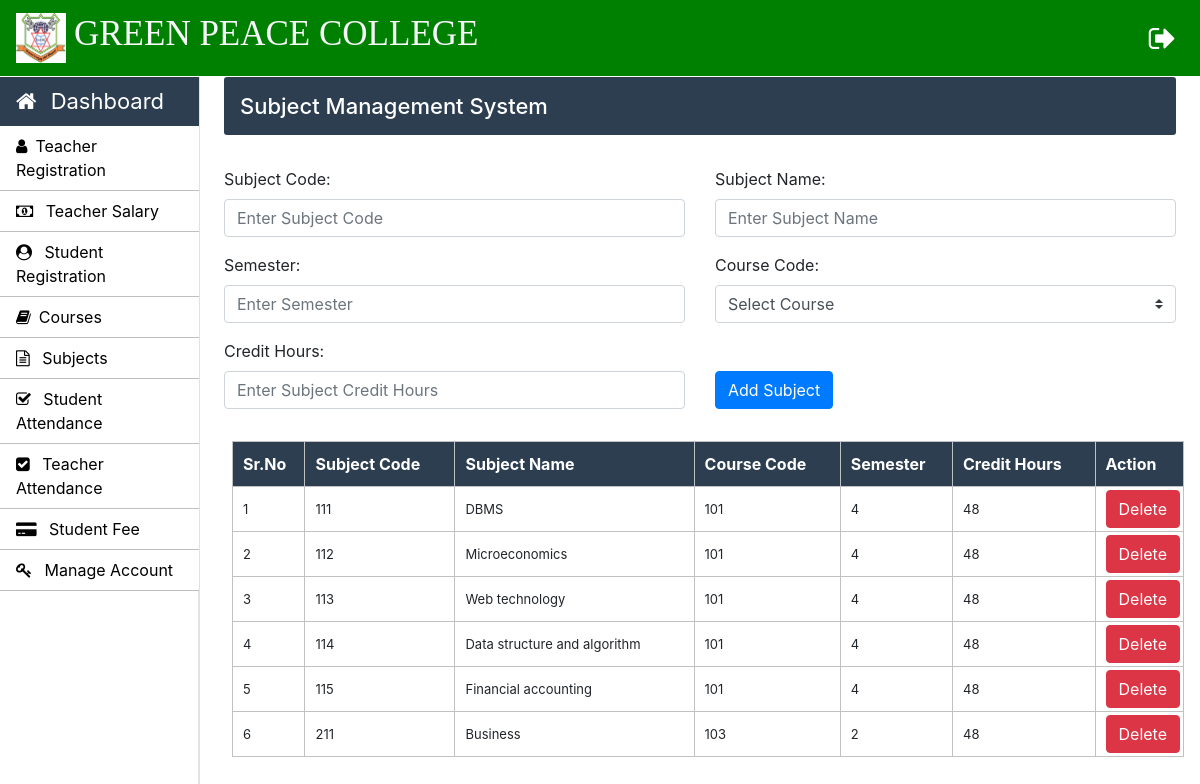
/Admin/subjects.php (signed in), run on the app's committed database.
### tables this page shows
CREATE TABLE `course_subjects` (
  `subject_code` varchar(10) NOT NULL,
  `subject_name` varchar(50) NOT NULL,
  `course_code` varchar(10) NOT NULL,
  `semester` int(10) NOT NULL,
  `credit_hours` int(5) NOT NULL
);

### Admin/subjects.php (the view, shortened to what this page needs)
<?php
		require_once "../connection/connection.php";
	?>
<!doctype html>
<html lang="en">
	<head>
	</head>
	<body>
		<?php include('../common/common-header.php') ?>
		<?php include('../common/admin-sidebar.php') ?>
		<main role="main" class="col-xl-10 col-lg-9 col-md-8 ml-sm-auto px-md-4 mb-2 w-100">
			<div class="sub-main">
				<div class="bar-margin text-center d-flex flex-wrap flex-md-nowrap pt-3 pb-2 mb-3 text-white admin-dashboard pl-3">
					<h4>Subject Management System </h4>
				</div>
				<div class="row">
					<div class="col-md-12">
						<form action="subjects.php" method="post">
							<div class="row mt-3">
								<div class="col-md-6">
									<div class="form-group">
										<label for="exampleInputEmail1">Subject Code: </label>
										<input type="text" name="subject_code" class="form-control" required placeholder="Enter Subject Code" required>
									</div>
								</div>
								<div class="col-md-6">
									<div class="form-group">
										<label for="exampleInputPassword1">Subject Name:</label>
										<input type="text" name="subject_name" class="form-control" required placeholder="Enter Subject Name" required>
									</div>
								</div>
							</div>
							<div class="row">
								<div class="col-md-6">
									<div class="form-group">
										<label for="exampleInputPassword1">Semester:</label>
										<input type="text" name="semester" class="form-control" required placeholder="Enter Semester" required>
									</div>
								</div>
								<div class="col-md-6">
									<div class="form-group">
										<label for="exampleInputEmail1">Course Code:</label>
										<select class="browser-default custom-select" name="course_code">
											<option >Select Course</option>
										</select>
									</div>
								</div>
							</div>
							<div class="row">
								<div class="col-md-6">
									<div class="form-group">
										<label for="exampleInputPassword1">Credit Hours:</label>
										<input type="number" name="credit_hours" class="form-control"  placeholder="Enter Subject Credit Hours" required>
									</div>
								</div>
								<div class="col-md-6 mt-4">
									<div class="form-group pt-2">
										<input type="submit" name="sub" value="Add Subject" class="btn btn-primary">
									</div>
								</div>
							</div>
						</form>
					</div>
				</div>
				<div class="row">
					<div class="col-md-12 ml-2">
						<section class="mt-3">
							<table class="w-100 table-elements table-three-tr" cellpadding="3">
								<tr class="table-tr-head table-three text-white">
									<th>Sr.No</th>
									<th>Subject Code</th>
									<th>Subject Name</th>
									<th>Course Code</th>
									<th>Semester</th>
									<th>Credit Hours</th>
									<th>Action</th>
								</tr>
								<?php
									$sr=1;
									$query="select subject_code,subject_name,course_code,semester,credit_hours from course_subjects";
									$run=mysqli_query($con,$query);
									while($row=mysqli_fetch_array($run)) {
									echo	"<tr>";
									echo	"<td>".$sr++."</td>";
									echo	"<td>".$row['subject_code']."</td>";
									echo	"<td>".$row['subject_name']."</td>";
									echo	"<td>".$row['course_code']."</td>";
									echo	"<td>".$row['semester']."</td>";
									echo	"<td>".$row['credit_hours']."</td>";
									echo	"<td width='20'><a class='btn btn-danger' href=delete-function.php?subject_code=".$row['subject_code'].">Delete</a></td>";
									echo	"</tr>";
									}
								?>
							</table>
						</section>
					</div>
				</div>
			</div>
		</main>
	</body>
</html>

### Css/style.css (style rules this page uses)
h4 { font-size: 22px; }
.admin-dashboard { margin-top: 1px !important; background: #2c3e50 !important; border-radius: 3px; }
.table-elements tr, td, th { font-size: 13px; border: 1px solid rgb(194, 193, 193); padding-left: 10px !important; }
.table-three { background: #2c3e50 !important; }
.table-tr-head { height: 45px !important; padding: 10px !important; margin-top: 5px !important; }
.table-font-for-transcript td, th { font-size: 16px !important; }

### data on the page
course_subjects: subject_code "111", subject_name "DBMS", course_code "101", semester "4", credit_hours "48"
course_subjects: subject_code "112", subject_name "Microeconomics", course_code "101", semester "4", credit_hours "48"
course_subjects: subject_code "113", subject_name "Web technology", course_code "101", semester "4", credit_hours "48"
course_subjects: subject_code "114", subject_name "Data structure and algorithm", course_code "101", semester "4", credit_hours "48"
course_subjects: subject_code "115", subject_name "Financial accounting", course_code "101", semester "4", credit_hours "48"
course_subjects: subject_code "211", subject_name "Business", course_code "103", semester "2", credit_hours "48"
